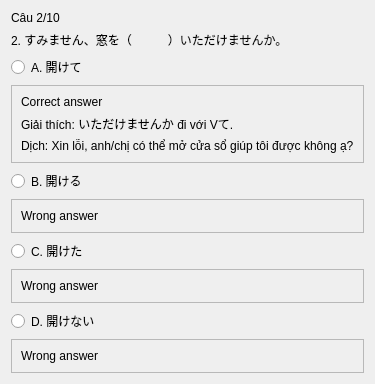
               <widget class="QWidget" name="bai2_cau2">
                <layout class="QVBoxLayout" name="layout_bai2_cau2">
                 <item>
                  <widget class="QLabel" name="bai2_progress2">
                   <property name="text">
                    <string>Câu 2/10</string>
                   </property>
                  </widget>
                 </item>
                 <item>
                  <widget class="QLabel" name="bai2_question2">
                   <property name="text">
                    <string>2. すみません、窓を（　　　）いただけませんか。</string>
                   </property>
                   <property name="wordWrap">
                    <bool>true</bool>
                   </property>
                  </widget>
                 </item>
                 <item>
                  <widget class="QRadioButton" name="bai2_2_A">
                   <property name="text">
                    <string>A. 開けて</string>
                   </property>
                  </widget>
                 </item>
                 <item>
                  <widget class="QFrame" name="frame_45">
                   <property name="frameShape">
                    <enum>QFrame::StyledPanel</enum>
                   </property>
                   <property name="frameShadow">
                    <enum>QFrame::Raised</enum>
                   </property>
                   <layout class="QVBoxLayout" name="verticalLayout_50">
                    <item>
                     <widget class="QLabel" name="label_83">
                      <property name="text">
                       <string>Correct answer</string>
                      </property>
                     </widget>
                    </item>
                    <item>
                     <widget class="QLabel" name="label_84">
                      <property name="text">
                       <string>Giải thích: いただけませんか đi với Vて.</string>
                      </property>
                     </widget>
                    </item>
                    <item>
                     <widget class="QLabel" name="label_82">
                      <property name="text">
                       <string>Dịch: Xin lỗi, anh/chị có thể mở cửa sổ giúp tôi được không ạ?</string>
                      </property>
                     </widget>
                    </item>
                   </layout>
                  </widget>
                 </item>
                 <item>
                  <widget class="QRadioButton" name="bai2_2_B">
                   <property name="text">
                    <string>B. 開ける</string>
                   </property>
                  </widget>
                 </item>
                 <item>
                  <widget class="QFrame" name="frame_46">
                   <property name="frameShape">
                    <enum>QFrame::StyledPanel</enum>
                   </property>
                   <property name="frameShadow">
                    <enum>QFrame::Raised</enum>
                   </property>
                   <layout class="QVBoxLayout" name="verticalLayout_51">
                    <item>
                     <widget class="QLabel" name="label_85">
                      <property name="text">
                       <string>Wrong answer</string>
                      </property>
                     </widget>
                    </item>
                   </layout>
                  </widget>
                 </item>
                 <item>
                  <widget class="QRadioButton" name="bai2_2_C">
                   <property name="text">
                    <string>C. 開けた</string>
                   </property>
                  </widget>
                 </item>
                 <item>
                  <widget class="QFrame" name="frame_47">
                   <property name="frameShape">
                    <enum>QFrame::StyledPanel</enum>
                   </property>
                   <property name="frameShadow">
                    <enum>QFrame::Raised</enum>
                   </property>
                   <layout class="QVBoxLayout" name="verticalLayout_52">
                    <item>
                     <widget class="QLabel" name="label_86">
                      <property name="text">
                       <string>Wrong answer</string>
                      </property>
                     </widget>
                    </item>
                   </layout>
                  </widget>
                 </item>
                 <item>
                  <widget class="QRadioButton" name="bai2_2_D">
                   <property name="text">
                    <string>D. 開けない</string>
                   </property>
                  </widget>
                 </item>
                 <item>
                  <widget class="QFrame" name="frame_48">
                   <property name="frameShape">
                    <enum>QFrame::StyledPanel</enum>
                   </property>
                   <property name="frameShadow">
                    <enum>QFrame::Raised</enum>
                   </property>
                   <layout class="QVBoxLayout" name="verticalLayout_53">
                    <item>
                     <widget class="QLabel" name="label_87">
                      <property name="text">
                       <string>Wrong answer</string>
                      </property>
                     </widget>
                    </item>
                   </layout>
                  </widget>
                 </item>
                </layout>
               </widget>
